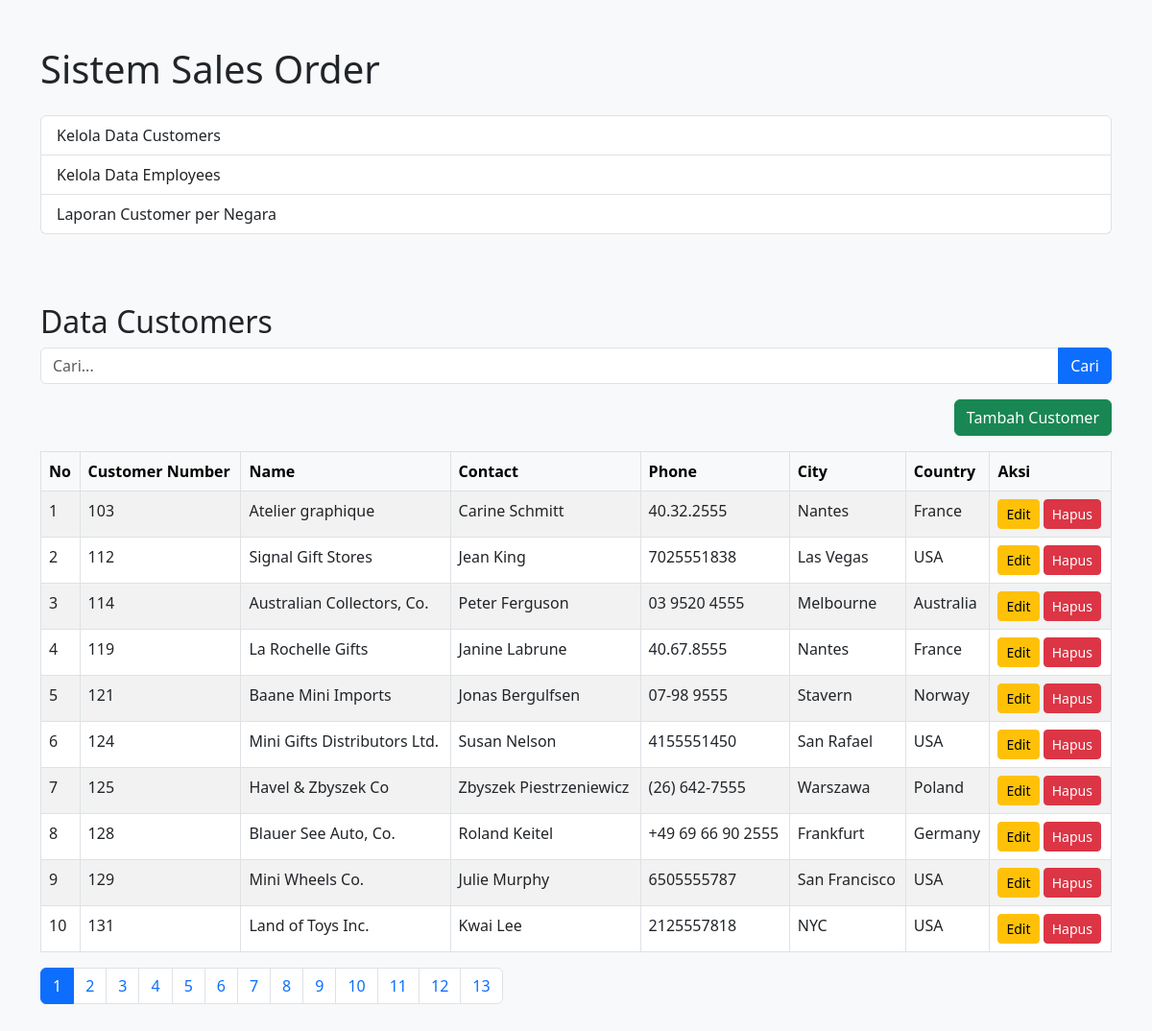
The page /list_customers.php on the database its author committed.
### tables this page shows
CREATE TABLE `customers` (
  `customerNumber` int NOT NULL,
  `customerName` varchar(50) NOT NULL,
  `contactLastName` varchar(50) NOT NULL,
  `contactFirstName` varchar(50) NOT NULL,
  `phone` varchar(50) NOT NULL,
  `addressLine1` varchar(50) NOT NULL,
  `addressLine2` varchar(50) DEFAULT NULL,
  `city` varchar(50) NOT NULL,
  `state` varchar(50) DEFAULT NULL,
  `postalCode` varchar(15) DEFAULT NULL,
  `country` varchar(50) NOT NULL,
  `salesRepEmployeeNumber` int DEFAULT NULL,
  `creditLimit` varbinary(255) DEFAULT NULL,
  `alamat_aman` varbinary(255) DEFAULT NULL,
  `alamat_amann` varbinary(255) DEFAULT NULL,
  PRIMARY KEY (`customerNumber`),
  KEY `salesRepEmployeeNumber` (`salesRepEmployeeNumber`),
  KEY `idx_city` (`city`),
  CONSTRAINT `customers_ibfk_1` FOREIGN KEY (`salesRepEmployeeNumber`) REFERENCES `employees` (`employeeNumber`)
);

### list_customers.php (the view, shortened to what this page needs)
<?php
include 'koneksi.php';
$search = isset($_GET['search']) ? $_GET['search'] : '';
$page = isset($_GET['page']) ? (int)$_GET['page'] : 1;
$limit = 10;
$offset = ($page - 1) * $limit;
$query = "SELECT * FROM customers WHERE customerName LIKE '%$search%' LIMIT $limit OFFSET $offset";
$result = mysqli_query($conn, $query);
$total_result = mysqli_query($conn, "SELECT COUNT(*) as total FROM customers WHERE customerName LIKE '%$search%'");
$total_data = mysqli_fetch_assoc($total_result)['total'];
$total_pages = ceil($total_data / $limit);
?>
<!DOCTYPE html>
<html>
<head>
    <link href="https://cdn.jsdelivr.net/npm/bootstrap@5.3.0/dist/css/bootstrap.min.css" rel="stylesheet">
</head>
<body class="bg-light">
    <?php require_once './navigation.php'; ?>
    <div class="container py-4">
        <h2>Data Customers</h2>
        <form method="GET" class="mb-3">
            <div class="input-group">
                <input type="text" name="search" value="<?= htmlspecialchars($search) ?>" class="form-control" placeholder="Cari...">
                <button class="btn btn-primary">Cari</button>
            </div>
        </form>
        <div class="d-flex justify-content-end">
            <a href="add_customer.php" class="btn btn-success mb-3">Tambah Customer</a>
        </div>
        <table class="table table-bordered table-striped">
            <thead class="table-light">
                <tr>
                    <th>No</th>
                    <th>Customer Number</th>
                    <th>Name</th>
                    <th>Contact</th>
                    <th>Phone</th>
                    <th>City</th>
                    <th>Country</th>
                    <th>Aksi</th>
                </tr>
            </thead>
            <tbody>
                <?php $no = $offset + 1;
                while ($row = mysqli_fetch_assoc($result)): ?>
                    <tr>
                        <td><?= $no++ ?></td>
                        <td><?= $row['customerNumber'] ?></td>
                        <td><?= $row['customerName'] ?></td>
                        <td><?= $row['contactFirstName'] . ' ' . $row['contactLastName'] ?></td>
                        <td><?= $row['phone'] ?></td>
                        <td><?= $row['city'] ?></td>
                        <td><?= $row['country'] ?></td>
                        <td>
                            <a href="edit_customer.php?id=<?= $row['customerNumber'] ?>" class="btn btn-sm btn-warning">Edit</a>
                            <a href="delete_customer.php?id=<?= $row['customerNumber'] ?>" onclick="return confirm('Hapus data?')" class="btn btn-sm btn-danger">Hapus</a>
                        </td>
                    </tr>
                <?php endwhile; ?>
            </tbody>
        </table>
        <nav>
            <ul class="pagination mt-3">
                <?php for ($i = 1; $i <= $total_pages; $i++): ?>
                    <li class="page-item <?= $i == $page ? 'active' : '' ?>">
                        <a class="page-link" href="?search=<?= urlencode($search) ?>&page=<?= $i ?>"><?= $i ?></a>
                    </li>
                <?php endfor; ?>
            </ul>
        </nav>
    </div>
</body>
</html>

### navigation.php
<div class="container py-5">
    <h1 class="mb-4">Sistem Sales Order</h1>
    <div class="list-group">
        <a href="list_customers.php" class="list-group-item list-group-item-action">
            Kelola Data Customers
        </a>
        <a href="list_employees.php" class="list-group-item list-group-item-action">
            Kelola Data Employees
        </a>
        <a href="laporan_customer.php" class="list-group-item list-group-item-action">
            Laporan Customer per Negara
        </a>
    </div>
</div>

### rows shown on the page
customers: customerNumber "103", customerName "Atelier graphique", contactFirstName "Carine", contactLastName "Schmitt", phone "40.32.2555", city "Nantes", country "France"
customers: customerNumber "112", customerName "Signal Gift Stores", contactFirstName "Jean", contactLastName "King", phone "7025551838", city "Las Vegas", country "USA"
customers: customerNumber "114", customerName "Australian Collectors, Co.", contactFirstName "Peter", contactLastName "Ferguson", phone "03 9520 4555", city "Melbourne", country "Australia"
customers: customerNumber "119", customerName "La Rochelle Gifts", contactFirstName "Janine", contactLastName "Labrune", phone "40.67.8555", city "Nantes", country "France"
customers: customerNumber "121", customerName "Baane Mini Imports", contactFirstName "Jonas", contactLastName "Bergulfsen", phone "07-98 9555", city "Stavern", country "Norway"
customers: customerNumber "124", customerName "Mini Gifts Distributors Ltd.", contactFirstName "Susan", contactLastName "Nelson", phone "4155551450", city "San Rafael", country "USA"
customers: customerNumber "125", customerName "Havel & Zbyszek Co", contactFirstName "Zbyszek", contactLastName "Piestrzeniewicz", phone "(26) 642-7555", city "Warszawa", country "Poland"
customers: customerNumber "128", customerName "Blauer See Auto, Co.", contactFirstName "Roland", contactLastName "Keitel", phone "+49 69 66 90 2555", city "Frankfurt", country "Germany"
customers: customerNumber "129", customerName "Mini Wheels Co.", contactFirstName "Julie", contactLastName "Murphy", phone "6505555787", city "San Francisco", country "USA"
customers: customerNumber "131", customerName "Land of Toys Inc.", contactFirstName "Kwai", contactLastName "Lee", phone "2125557818", city "NYC", country "USA"
